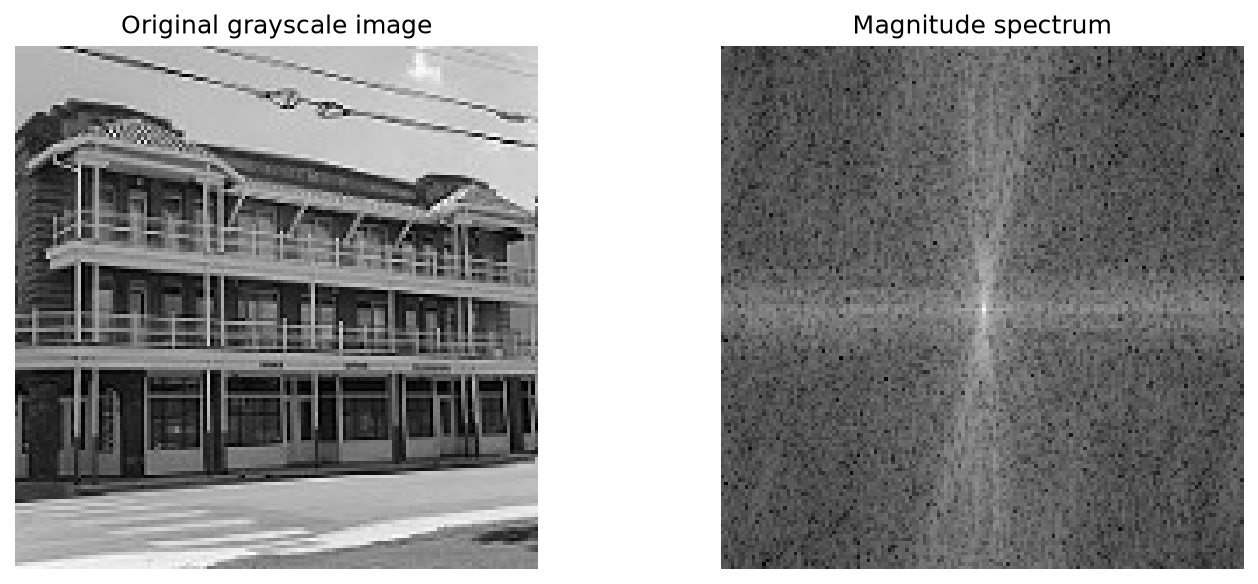
#> input picture results/fourier/fourier_spectrum.png, 1258 x 584 px, given in place of 1001.jpg, which was not available
$ python fourier.py
#> lines starting #> are read from the running program, lines starting #| are printed output that depends on the picture; after the words box and inside, x2 and y2 are one past the last pixel; in counts of white or black regions, pixels touching at a corner belong together; pictures that were not available may be replaced by others from this repository, and a replacement may not be noted
import csv
from pathlib import Path

import cv2
import matplotlib.pyplot as plt
import numpy as np


def circular_low_pass_mask(shape, cutoff_radius):
    rows, columns = shape
    center_row, center_column = rows // 2, columns // 2
    y, x = np.ogrid[:rows, :columns]
    distance_squared = (y - center_row) ** 2 + (x - center_column) ** 2
    return distance_squared <= cutoff_radius**2


def retain_symmetric_coefficients(transform, percentage):
    """Keep the strongest conjugate groups, reaching the requested count."""
    rows, columns = transform.shape
    row_indices, column_indices = np.indices(transform.shape)
    indices = np.arange(transform.size)
    partners = (
        (-row_indices % rows) * columns + (-column_indices % columns)
    ).ravel()
    # Each pair is visited once; DC and other self-conjugate bins count once.
    representatives = indices[indices <= partners]
    magnitudes = np.abs(transform.ravel())
    strengths = (
        magnitudes[representatives] + magnitudes[partners[representatives]]
    ) / 2
    order = representatives[np.argsort(-strengths, kind="stable")]
    requested_count = max(1, round(transform.size * percentage / 100))
    selected = np.zeros(transform.size, dtype=bool)
    retained_count = 0
    for index in order:
        partner = partners[index]
        selected[index] = selected[partner] = True
        retained_count += 1 if index == partner else 2
        if retained_count >= requested_count:
            break
    compressed = np.where(selected, transform.ravel(), 0).reshape(transform.shape)
    return compressed, retained_count


def checked_real_reconstruction(transform):
    """Check conjugate symmetry and imaginary residual before using real values."""
    rows, columns = transform.shape
    conjugate_partners = np.conj(transform[np.ix_(
        -np.arange(rows) % rows, -np.arange(columns) % columns
    )])
    symmetry_error = float(np.max(np.abs(transform - conjugate_partners)))
    if not np.allclose(transform, conjugate_partners, rtol=1e-12, atol=1e-8):
        raise ValueError(f"Fourier conjugate symmetry is broken: {symmetry_error}")
    inverse = np.fft.ifft2(transform)
    imaginary_residual = float(np.max(np.abs(inverse.imag)))
    tolerance = 1e-10 * max(1.0, float(np.max(np.abs(inverse.real))))
    if imaginary_residual > tolerance:
        raise ValueError(f"Non-negligible imaginary residual: {imaginary_residual}")
    return inverse.real, imaginary_residual, symmetry_error


# Shared setup
project_root = Path(__file__).resolve().parents[1]
image_path = (
    project_root
    / "data"
    / "intel-image-classification"
    / "seg_train"
    / "seg_train"
    / "buildings"
    / "1001.jpg"
)
output_path = project_root / "results" / "fourier" / "fourier_spectrum.png"
low_pass_output_path = (
    project_root / "results" / "fourier" / "low_pass_comparison.png"
)
high_pass_output_path = (
    project_root / "results" / "fourier" / "high_pass_comparison.png"
)
compression_output_path = (
    project_root / "results" / "fourier" / "compression_comparison.png"
)
compression_metrics_output_path = (
    project_root / "results" / "fourier" / "compression_metrics.png"
)

image = cv2.imread(str(image_path), cv2.IMREAD_GRAYSCALE)
#> image is the input picture: shape (584, 1258); min 0, max 255, mean 143.5

if image is None:
    raise FileNotFoundError(f"Could not load image: {image_path}")

height, width = image.shape
#> height = 584; width = 1258
print(f"Image dimensions: {height} x {width} pixels")
#| Image dimensions: 584 x 1258 pixels

# Task 1: Fourier magnitude spectrum
# Transform the image to the frequency domain and center low frequencies.
fourier_transform = np.fft.fft2(image)
shifted_transform = np.fft.fftshift(fourier_transform)

# A logarithmic scale makes weaker frequency components easier to see.
magnitude_spectrum = np.log1p(np.abs(shifted_transform))

figure, axes = plt.subplots(1, 2, figsize=(10, 4))

axes[0].imshow(image, cmap="gray")
axes[0].set_title("Original grayscale image")
axes[0].axis("off")

axes[1].imshow(magnitude_spectrum, cmap="gray")
axes[1].set_title("Magnitude spectrum")
axes[1].axis("off")

plt.tight_layout()
output_path.parent.mkdir(parents=True, exist_ok=True)
figure.savefig(output_path, dpi=150, bbox_inches="tight")
print(f"Figure saved to: {output_path}")

# Task 2: Low-pass filtering
random_seed = 42
noise_mean = 0
noise_standard_deviation = 25
cutoff_radii = [10, 20, 35]
low_pass_cutoff_radii = cutoff_radii + [50, 70]

random_generator = np.random.default_rng(random_seed)
noise = random_generator.normal(
    noise_mean, noise_standard_deviation, image.shape
)
noisy_image = np.clip(image.astype(float) + noise, 0, 255)

noisy_transform = np.fft.fft2(noisy_image)
shifted_noisy_transform = np.fft.fftshift(noisy_transform)

filtered_images = []
low_pass_metrics = [
    ("Noisy image", "", np.mean((image.astype(float) - noisy_image) ** 2))
]
#> low_pass_metrics = [('Noisy image', '', 533.2)]
for radius in low_pass_cutoff_radii:
    mask = circular_low_pass_mask(image.shape, radius)
    filtered_transform = shifted_noisy_transform * mask

    # Move zero frequency back before reconstructing the spatial image.
    filtered_image = np.fft.ifft2(np.fft.ifftshift(filtered_transform))
    filtered_image = np.clip(np.real(filtered_image), 0, 255)
    filtered_images.append(filtered_image)
    low_pass_metrics.append((
        "Low-pass", radius, np.mean((image.astype(float) - filtered_image) ** 2)
    ))
#> after the loop, filtered_images = 5 items; low_pass_metrics = [('Noisy image', '', 533.2), ('Low-pass', 10, 1537.1), ('Low-pass', 20, 950), ('Low-pass', 35, 704.3), ('Low-pass', 50, 599.3), ('Low-pass', 70, 494.1)]

comparison_figure, comparison_axes = plt.subplots(2, 4, figsize=(12, 6))
comparison_axes = comparison_axes.ravel()

comparison_axes[0].imshow(image, cmap="gray", vmin=0, vmax=255)
comparison_axes[0].set_title("Original")

comparison_axes[1].imshow(noisy_image, cmap="gray", vmin=0, vmax=255)
comparison_axes[1].set_title("Gaussian noise")

for axis, radius, filtered_image in zip(
    comparison_axes[2:], low_pass_cutoff_radii, filtered_images
):
    axis.imshow(filtered_image, cmap="gray", vmin=0, vmax=255)
    axis.set_title(f"Low-pass, radius {radius}")
#> this loop made 5 passes
#> radius on passes 1 to 5: 10, 20, 35, 50, 70

for axis in comparison_axes:
    axis.axis("off")
comparison_axes[-1].set_visible(False)

comparison_figure.tight_layout()
comparison_figure.savefig(low_pass_output_path, dpi=150, bbox_inches="tight")
print(
    f"Gaussian noise: mean={noise_mean}, "
    f"standard deviation={noise_standard_deviation}, seed={random_seed}"
)
print(f"Low-pass cutoff radii: {low_pass_cutoff_radii}")
print(f"Low-pass comparison saved to: {low_pass_output_path}")
low_pass_metrics_path = output_path.parent / "low_pass_metrics.csv"
with low_pass_metrics_path.open("w", newline="", encoding="utf-8") as csv_file:
    writer = csv.writer(csv_file, lineterminator="\n")
    writer.writerow(["method", "cutoff_radius", "mse_against_clean"])
    for method, radius, mse in low_pass_metrics:
        writer.writerow([method, radius, f"{mse:.8f}"])
        print(f"{method}, radius={radius}: MSE against clean={mse:.2f}")
#> this loop made 6 passes
#| Noisy image, radius=: MSE against clean=533.21
#| Low-pass, radius=10: MSE against clean=1537.07
#| Low-pass, radius=20: MSE against clean=950.03
#| Low-pass, radius=35: MSE against clean=704.31
#| Low-pass, radius=50: MSE against clean=599.32
#| Low-pass, radius=70: MSE against clean=494.12
print(f"Low-pass metrics saved to: {low_pass_metrics_path}")

# Task 3: High-pass filtering
high_pass_images = []
for radius in cutoff_radii:
    mask = ~circular_low_pass_mask(image.shape, radius)
    filtered_transform = shifted_transform * mask

    filtered_image = np.fft.ifft2(np.fft.ifftshift(filtered_transform))
    high_pass_images.append(np.abs(filtered_image))
#> this loop made 3 passes
#> pass 1, in circular_low_pass_mask (call 6), `distance_squared = (y - center_row) ** 2 + (x - center_column) ** 2`:
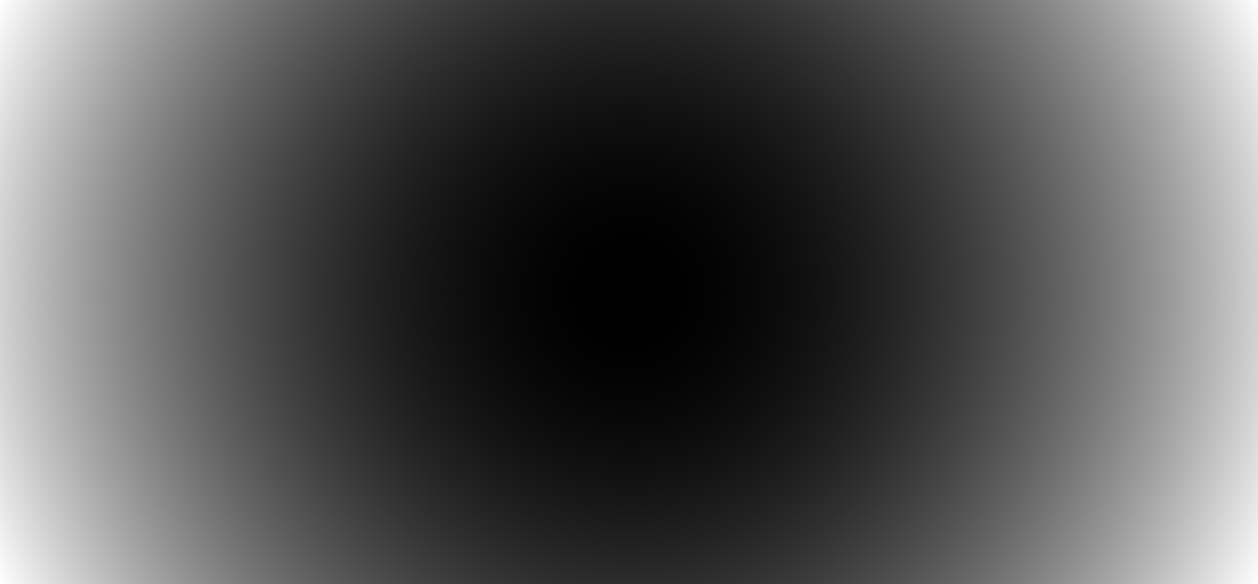
#> distance_squared: shape (584, 1258) int64; min 0, max 480905, mean 160302; drawn with min black and max white
#> pass 1, `mask = ~circular_low_pass_mask(image.shape, radius)`:
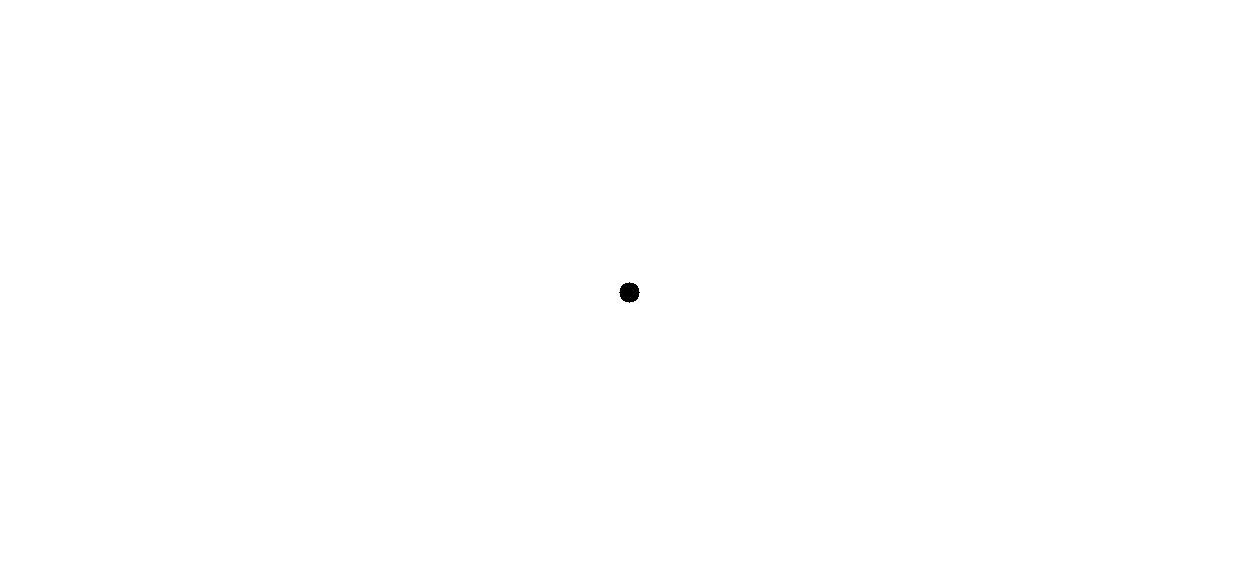
#> mask: shape (584, 1258) bool; 100% white; 1 black region, box (x1, y1, x2, y2) and area: (619, 282, 640, 303) 317
#> after the loop, high_pass_images = 3 items

high_pass_figure, high_pass_axes = plt.subplots(1, 4, figsize=(13, 4))

high_pass_axes[0].imshow(image, cmap="gray", vmin=0, vmax=255)
high_pass_axes[0].set_title("Original")

high_pass_display_limit = max(
    np.percentile(filtered_image, 99) for filtered_image in high_pass_images
)
#> high_pass_display_limit = 111.6

for axis, radius, filtered_image in zip(
    high_pass_axes[1:], cutoff_radii, high_pass_images
):
    axis.imshow(
        filtered_image, cmap="gray", vmin=0, vmax=high_pass_display_limit
    )
    axis.set_title(f"High-pass, radius {radius}")
#> this loop made 3 passes

for axis in high_pass_axes:
    axis.axis("off")

high_pass_figure.tight_layout()
high_pass_figure.savefig(high_pass_output_path, dpi=150, bbox_inches="tight")
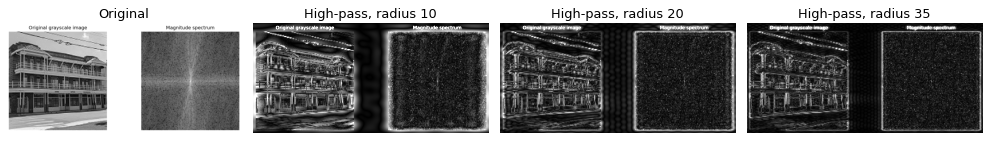
#> figure drawn by matplotlib, 4 panels
print(f"High-pass comparison saved to: {high_pass_output_path}")

# Task 4: Fourier compression
retained_percentages = [1, 5, 10, 20, 50, 100]
total_coefficients = fourier_transform.size
#> total_coefficients = 734672

reconstructed_images = []
actual_percentages = []
compression_metrics = []

for percentage in retained_percentages:
    compressed_transform, retained_count = retain_symmetric_coefficients(
        fourier_transform, percentage
    )
    reconstructed_image, imaginary_residual, symmetry_error = (
        checked_real_reconstruction(compressed_transform)
    )
    mse = np.mean((image.astype(float) - reconstructed_image) ** 2)
    compression_ratio = total_coefficients / retained_count
    actual_percentage = retained_count / total_coefficients * 100

    reconstructed_images.append(reconstructed_image)
    actual_percentages.append(actual_percentage)
    compression_metrics.append((
        percentage, actual_percentage, retained_count, mse, compression_ratio,
        imaginary_residual, symmetry_error,
    ))
#> this loop made 6 passes
#> (retained_count, imaginary_residual, tolerance in checked_real_reconstruction, mse, compression_ratio, actual_percentage) on passes 1 to 6: (7347, 6.97e-14, 3.26e-08, 373.7, 100, 1), (36735, 8.39e-14, 3.28e-08, 152.2, 20, 5), (73467, 8.41e-14, 3.14e-08, 79.45, 10, 10), (146935, 8.32e-14, 3.07e-08, 32.57, 5, 20), (367337, 9.11e-14, 2.82e-08, 4.37, 2, 50), (734672, 8.96e-14, 2.55e-08, 2.42e-27, 1, 100)
#> pass 1, in retain_symmetric_coefficients, `row_indices, column_indices = np.indices(transform.shape)`:
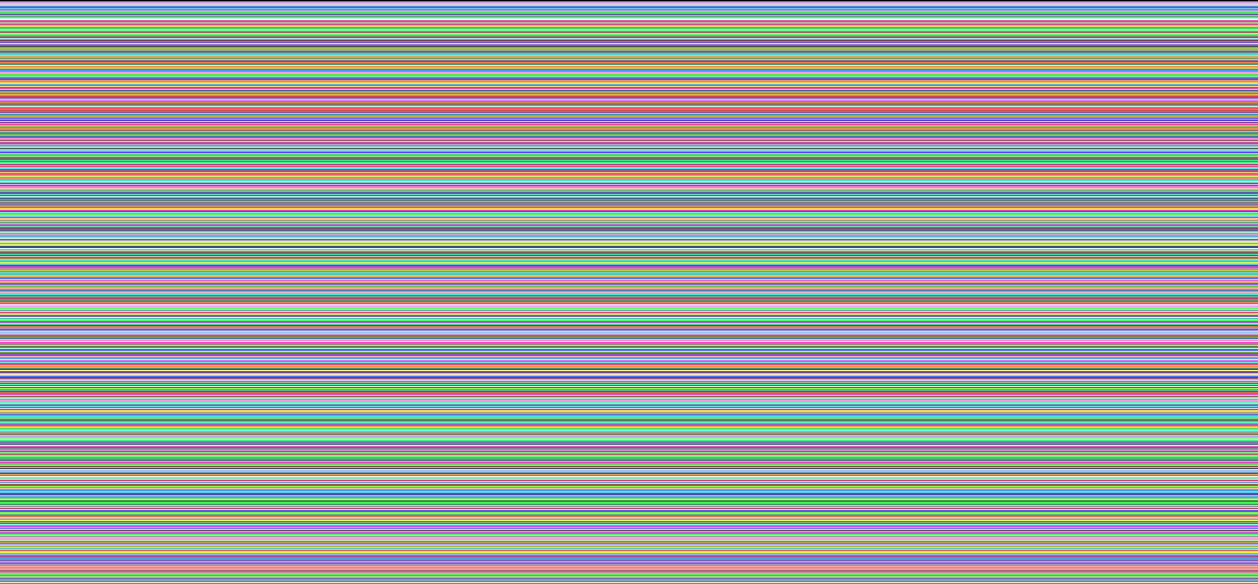
#> row_indices: shape (584, 1258) int64; 584 distinct labels, from 0 to 583; one colour per label, 0 black
#> pass 1, in retain_symmetric_coefficients, `row_indices, column_indices = np.indices(transform.shape)`:
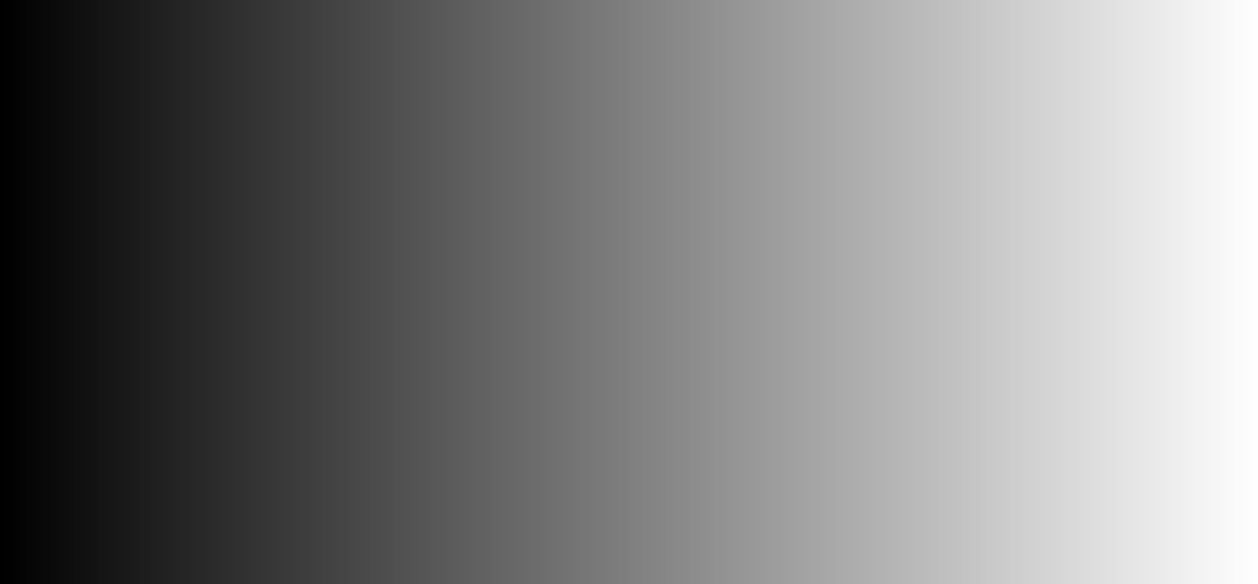
#> column_indices: shape (584, 1258) int64; min 0, max 1257, mean 628.5; drawn with min black and max white
#> pass 1, `reconstructed_image, imaginary_residual, symmetry_error = ( checked_re..`:
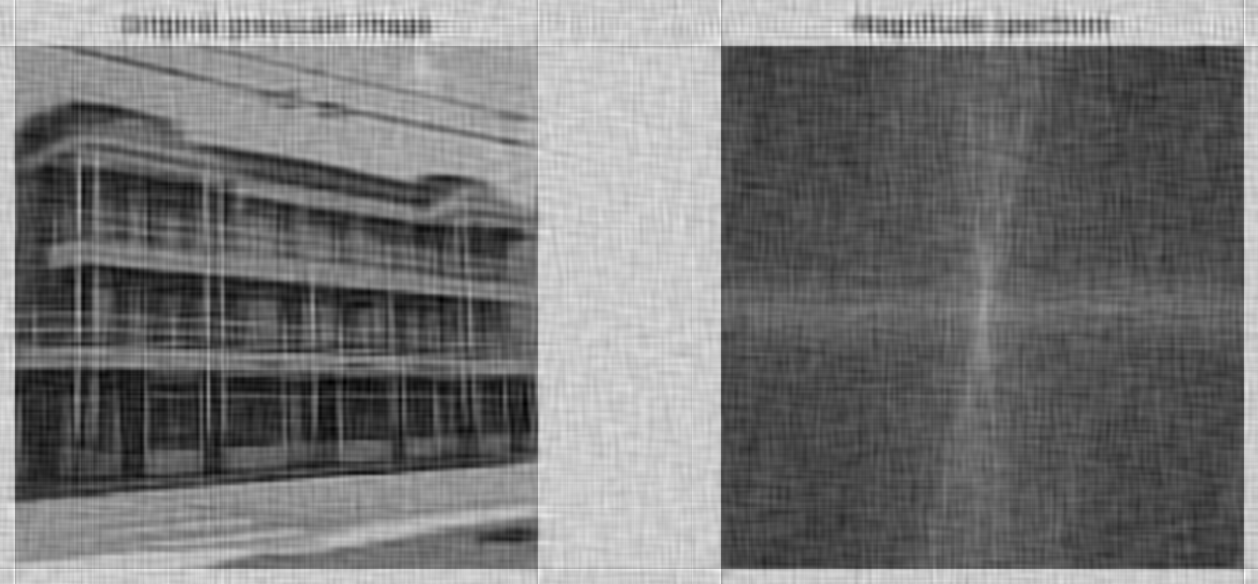
#> reconstructed_image: shape (584, 1258) float64; min -17.88, max 325.7, mean 143.5; drawn with min black and max white
#> after the loop, actual_percentages = [1, 5, 10, 20, 50, 100]; compression_metrics = 6 items; reconstructed_images = 6 items

compression_csv_path = output_path.parent / "compression_metrics.csv"
with compression_csv_path.open("w", newline="", encoding="utf-8") as csv_file:
    writer = csv.writer(csv_file, lineterminator="\n")
    writer.writerow([
        "requested_percentage", "actual_retained_percentage", "retained_count",
        "mse", "coefficient_ratio", "max_imaginary_residual", "max_symmetry_error",
    ])
    for requested, actual, count, mse, ratio, residual, symmetry_error in compression_metrics:
        writer.writerow([
            requested, f"{actual:.8f}", count, f"{mse:.8f}", f"{ratio:.8f}",
            f"{residual:.8e}", f"{symmetry_error:.8e}",
        ])
#> this loop made 6 passes
#> (requested, actual, count, mse, ratio, residual) on passes 1 to 6: (1, 1, 7347, 373.7, 100, 6.97e-14), (5, 5, 36735, 152.2, 20, 8.39e-14), (10, 10, 73467, 79.45, 10, 8.41e-14), (20, 20, 146935, 32.57, 5, 8.32e-14), (50, 50, 367337, 4.37, 2, 9.11e-14), (100, 100, 734672, 2.42e-27, 1, 8.96e-14)

compression_figure, compression_axes = plt.subplots(2, 4, figsize=(12, 6))
compression_axes = compression_axes.ravel()

compression_axes[0].imshow(image, cmap="gray", vmin=0, vmax=255)
compression_axes[0].set_title("Original")

for axis, percentage, actual_percentage, reconstructed_image in zip(
    compression_axes[1:], retained_percentages, actual_percentages, reconstructed_images
):
    axis.imshow(
        np.clip(reconstructed_image, 0, 255),
        cmap="gray",
        vmin=0,
        vmax=255,
    )
    axis.set_title(f"Target {percentage}%\nActual {actual_percentage:.4f}% retained")
#> this loop made 6 passes
#> (percentage, actual_percentage) on passes 1 to 6: (1, 1), (5, 5), (10, 10), (20, 20), (50, 50), (100, 100)

for axis in compression_axes:
    axis.axis("off")

compression_figure.tight_layout()
compression_figure.savefig(
    compression_output_path, dpi=150, bbox_inches="tight"
)
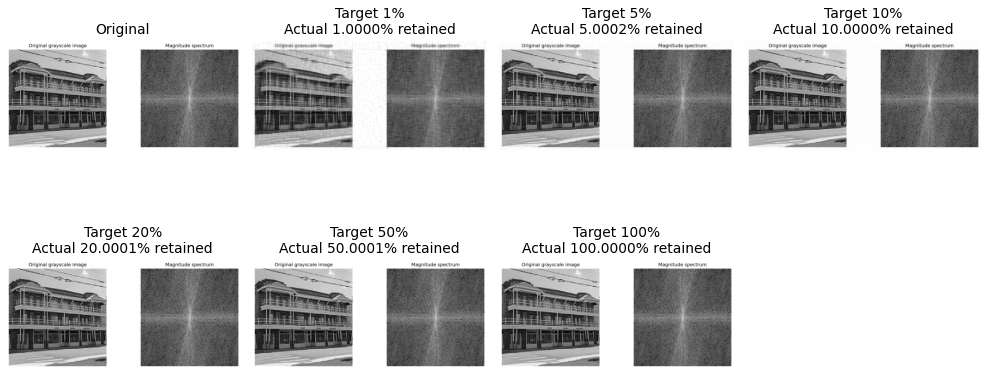
#> figure drawn by matplotlib, 7 panels

metrics_figure, metrics_axis = plt.subplots(figsize=(9, 3))
metrics_axis.axis("off")
table_rows = [
    [f"{requested}%", f"{actual:.4f}%", f"{mse:.2f}", f"{ratio:.2f}:1", f"{residual:.1e}"]
    for requested, actual, count, mse, ratio, residual, symmetry_error in compression_metrics
]
#> table_rows = 6 items
metrics_table = metrics_axis.table(
    cellText=table_rows,
    colLabels=["Target", "Actual retained", "MSE", "Coefficient ratio", "Max |imaginary|"],
    cellLoc="center",
    loc="center",
)
metrics_table.auto_set_font_size(False)
metrics_table.set_fontsize(10)
metrics_table.scale(1, 1.4)
metrics_axis.set_title("Fourier compression metrics")
metrics_figure.tight_layout()
metrics_figure.savefig(
    compression_metrics_output_path, dpi=150, bbox_inches="tight"
)

print(f"Compression comparison saved to: {compression_output_path}")
print(f"Compression metrics saved to: {compression_metrics_output_path}")
print(f"Compression CSV saved to: {compression_csv_path}")
print("Theoretical ratios count coefficients, not file size on disk.")
for requested, actual, count, mse, ratio, residual, symmetry_error in compression_metrics:
    print(
        f"Target {requested:>3}%, actual {actual:.6f}% ({count} coefficients): "
        f"MSE={mse:.2f}, ratio={ratio:.2f}:1, max imaginary={residual:.3e}"
    )

plt.close("all")
